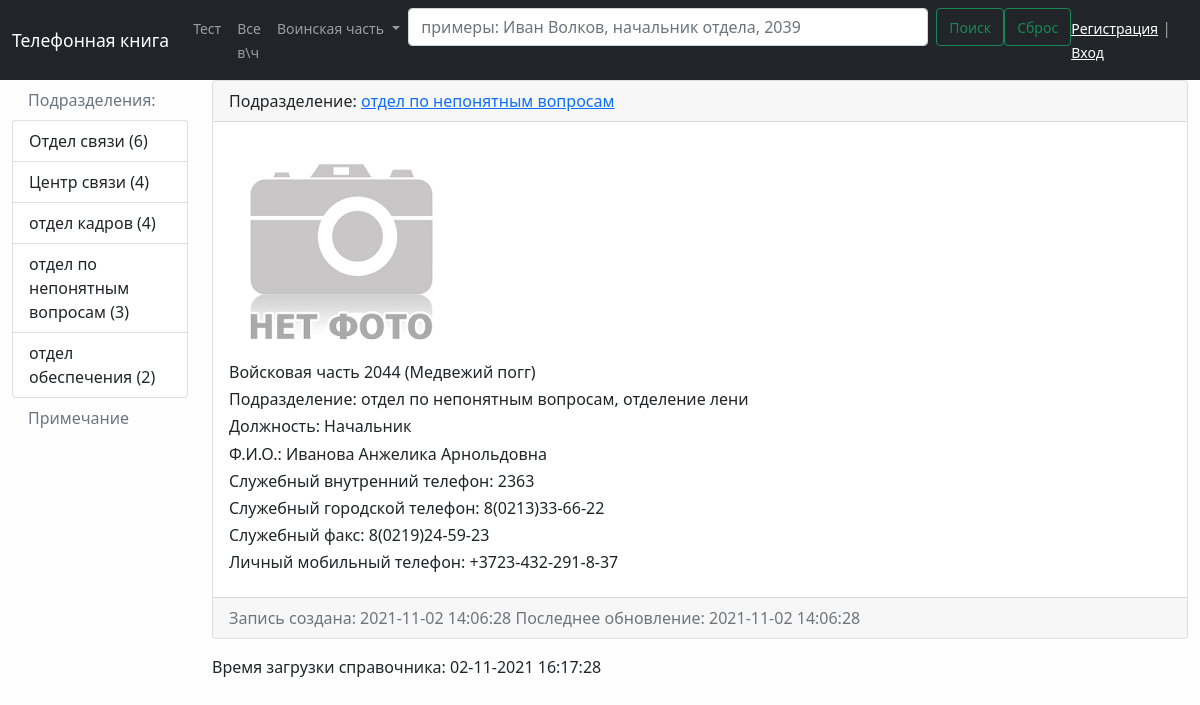
The page /phonebook/user/23/ on the database its author committed.
### phonebook/models.py (models this page shows, shortened)
class Division(models.Model):  # создаем специфичиский класс к полю отношений "подразделение"
    objects = None
    title = models.CharField(max_length=150, db_index=True, verbose_name='Наименование подразделения')
    def get_absolute_url(self):  # метод обработки абсолютных адресов (автоматического построения ссылки)
        return reverse_lazy('division', kwargs={"div_id": self.pk})
    def __str__(self):#  создадим функцию для вывода объектов (строк базы данных) не по номеру объекта (ID),
        return self.title
    class Meta:  # задаем параметры админки
        verbose_name = 'Подразделение'  # отображаемое значение в шапке админки
        verbose_name_plural = 'Подразделения'  # значение в множественном числе
        ordering = ['id']   # указываем по какому полю идет сортировка

class Phonenumber(models.Model):
    objects = None
    subdivision = models.CharField(max_length=150, verbose_name='подотдел', blank=True)  # поле "подотдел", максимальная длинна 150 символов
    position = models.CharField(max_length=150, verbose_name='должность')  # поле "должность", максимальная длинна 150 символов
    surname = models.CharField(max_length=50, verbose_name="фамилия")  # поле "фамилия", максимальная длинна 50 символов
    name = models.CharField(max_length=20, verbose_name="имя")  # поле "имя", максимальная длинна 20 символов
    second_name = models.CharField(max_length=20, verbose_name="отчество")  # поле "отчество", максимальная длинна 20 символов
    oficial_telephone = models.CharField(max_length=20, verbose_name="служебный телефон")  # поле "служебный телефон"
    landline_telephone = models.CharField(max_length=20, verbose_name="городской телефон", blank=True)  # поле "городской телефон"
    service_fax = models.CharField(max_length=20, verbose_name="служебный факс", blank=True)  # поле "служебный факс"
    mobile_telephone = models.CharField(max_length=20, verbose_name="мобильный телефон", blank=True)  # поле "мобильный телефон"
    create_at = models.DateTimeField(auto_now_add=True, verbose_name='дата и время создания')  # дата и время создания
    update_at = models.DateTimeField(auto_now=True, verbose_name='дата и время обновления')  # дата и время обновления
    photo = models.ImageField(upload_to='photos/%Y/%m/%d/', verbose_name='фото', blank=True)  # upload_to='photos/' - место хранения фото
    is_published = models.BooleanField(default=True, verbose_name="опубликовано")  # публикация, по умолчанию - истина
    note = models.TextField(blank=True, verbose_name="примечание")  # поле "примечание"
    service_email = models.CharField(max_length=150, verbose_name='почта', blank=True)  # поле с указание служебной почты
    division = models.ForeignKey('Division', on_delete=models.PROTECT, null=True, verbose_name='Подразделение')
    military_unit = models.ForeignKey('MilitaryUnit', on_delete=models.PROTECT, null=True, verbose_name='Войсковая часть')
    class Meta:  # задаем параметры админки
        verbose_name = 'Запись'  # отображаемое значение в шапке админки
        verbose_name_plural = 'Записи'  # значение в множественном числе
        ordering = ['-create_at']  # сортировка выводимых значений в обратной последовательности даты создания

class MilitaryUnit(models.Model):  # создаем специфичиский класс к полю отношений "воински части"
    objects = None
    title = models.CharField(max_length=7, db_index=True, verbose_name='№ в\ч')
    name_unity = models.CharField(max_length=150, db_index=True, null=True, verbose_name='Наименование в\ч')
    def get_absolute_url(self):  # метод обработки абсолютных адресов (автоматического построения ссылки)
        return reverse_lazy('mil_unit', kwargs={"mil_id": self.pk})
    def __str__(self):#  создадим функцию для вывода объектов (строк базы данных) не по номеру объекта (ID),
        return self.title
    class Meta:  # задаем параметры админки
        verbose_name = 'Войсковая часть'  # отображаемое значение в шапке админки
        verbose_name_plural = 'Воинские части'  # значение в множественном числе
        ordering = ['id']   # указываем по какому полю идет сортировка

### phonebook/views.py (the view)
# urls.py: path('user/<int:pk>/', ViewPhones.as_view(), name='user_data'),  # страница user_data через класс ViewPhones (views)
class ViewPhones(DetailView):
    model = Phonenumber
    context_object_name = 'phone_item'
    template_name = 'phonebook/user_data.html'

### phonebook/templatetags/phonebook_tags.py (called while the page is built)
@register.simple_tag()  # указываем простой декоратор взятия списка всех воинских частей (simple_tag) и присваеваем ему имя
def get_units():   # задаем пользовательский тег
    return MilitaryUnit.objects.annotate(cnt=Count('phonenumber')).filter(cnt__gt=0)  # отображает только в\ч в которых есть записи

@register.inclusion_tag('phonebook/list_divisions.html')  # указываем встроенный декоратор для списка подразделений в левом навбаре
def show_divisions():  # задаем пользовательский тег отобразить подразделения, передаем произвольный аргумент mil_id=2
    divisions = Division.objects.annotate(cnt=Count('phonenumber', filter=F('phonenumber__is_published'))).filter(
        cnt__gt=1)
    return {"divisions": divisions, }

### phonebook/templates/phonebook/user_data.html (shortened to what this page needs)
{% extends 'base.html' %}
{% load static %}
{% block sidebar %}
{% include 'inc/_sidebar.html' %}
{% endblock %}
{% block content %}
<div id="dp-tab-18" class=" tab-pane active">
    <div class="card mb-3">
    <div class="card-header">
        Подразделение: <a href="{{ phone_item.division.get_absolute_url }}">{{ phone_item.division }}</a>
    </div>
    <div class="card-body">
        {% if phone_item.photo %}
        <img src="{{ phone_item.photo.url }}" alt="" width="150" class="float-left mr-3">
        {% else %}
        <img src="{% static 'test_list/noimage.png' %} ">
        {% endif %}
        <h6 class="card-title">Войсковая часть {{ phone_item.military_unit }} ({{ phone_item.military_unit.name_unity }})</h6>
        <h6 class="card-title">Подразделение: {{ phone_item.division }},  {{phone_item.subdivision}}</h6>
        <h6 class="card-title">Должность: {{ phone_item.position }} </h6>
        <h6 class="card-title">Ф.И.О.: {{ phone_item.surname }} {{ phone_item.name }} {{ phone_item.second_name }}</h6>
        <h6 class="card-title">Служебный внутренний телефон: {{ phone_item.oficial_telephone }}</h6>
        <h6 class="card-title">Служебный городской телефон: {{ phone_item.landline_telephone }}</h6>
        <h6 class="card-title">Служебный факс: {{ phone_item.service_fax }}</h6>
        <h6 class="card-title">Личный мобильный телефон: {{ phone_item.mobile_telephone }}</h6>
    </div>
    <div class="card-footer text-muted">
        Запись создана: {{ phone_item.create_at|date:"Y-m-d H:i:s" }}
        Последнее обновление: {{ phone_item.update_at|date:"Y-m-d H:i:s" }}
    </div>
</div>
</div>
{% endblock %}

### phonebook/templates/phonebook/list_divisions.html (shortened to what this page needs)
<div class="list-group">
{% for di in divisions %}
  <a href="{{ di.get_absolute_url }}" class="list-group-item list-group-item-action" name="orderby" >
    {{ di.title }}     ({{ di.cnt }})
  </a>
{% endfor %}
</div>

### phonebook/static/css/style.css (style rules this page uses)
body { background-color: #fefefe; }

### rows shown on the page
Division: title "Отдел связи", cnt "6"
Division: title "Центр связи", cnt "4"
Division: title "отдел кадров", cnt "4"
Division: title "отдел по непонятным вопросам", cnt "3"
Division: title "отдел обеспечения", cnt "2"
Phonenumber: division "отдел по непонятным вопросам", military_unit "2044", military_unit.name_unity "Медвежий погг", subdivision "отделение лени", position "Начальник", surname "Иванова", name "Анжелика", second_name "Арнольдовна", oficial_telephone "2363", landline_telephone "8(0213)33-66-22", service_fax "8(0219)24-59-23", mobile_telephone "+3723-432-291-8-37", create_at "2021-11-02 14:06:28", update_at "2021-11-02 14:06:28"
